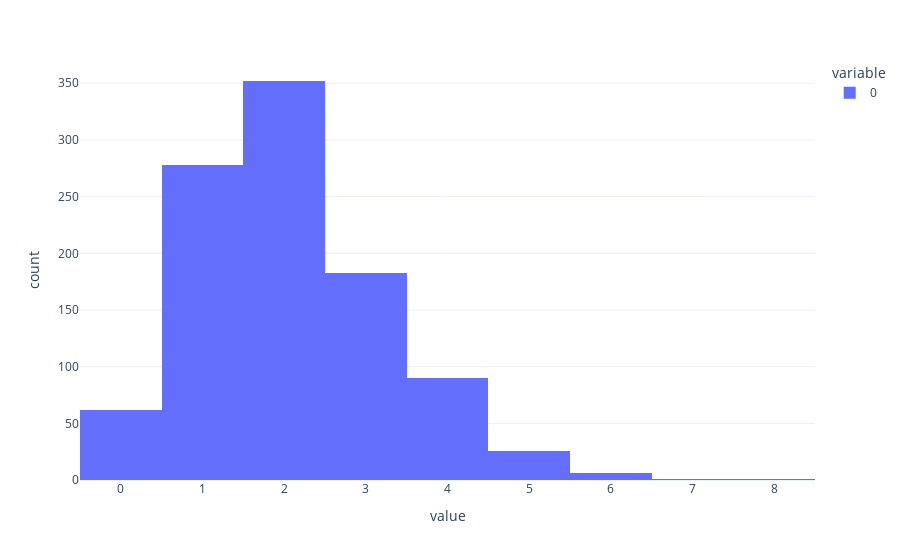

The notebook cell saved with this chart:
### Code cell
px.histogram(list(scores_dict.values()), template="plotly_white")

### Figure 1 — Plotly figure (JSON) as saved in the notebook; plotly's stock layout.template omitted (floating-point values rounded to 4 significant figures; data arrays with more than 128 entries replaced by an {"elided": "..."} marker saying what was removed)
{"data": [{"alignmentgroup": "True", "bingroup": "x", "hovertemplate": "variable=0<br>value=%{x}<br>count=%{y}<extra></extra>", "legendgroup": "0", "marker": {"color": "#636efa", "pattern": {"shape": ""}}, "name": "0", "offsetgroup": "0", "orientation": "v", "showlegend": true, "type": "histogram", "x": {"elided": "999 int values"}, "xaxis": "x", "yaxis": "y"}], "layout": {"barmode": "relative", "legend": {"title": {"text": "variable"}, "tracegroupgap": 0}, "margin": {"t": 60}, "xaxis": {"anchor": "y", "domain": [0, 1], "title": {"text": "value"}}, "yaxis": {"anchor": "x", "domain": [0, 1], "title": {"text": "count"}}}}
